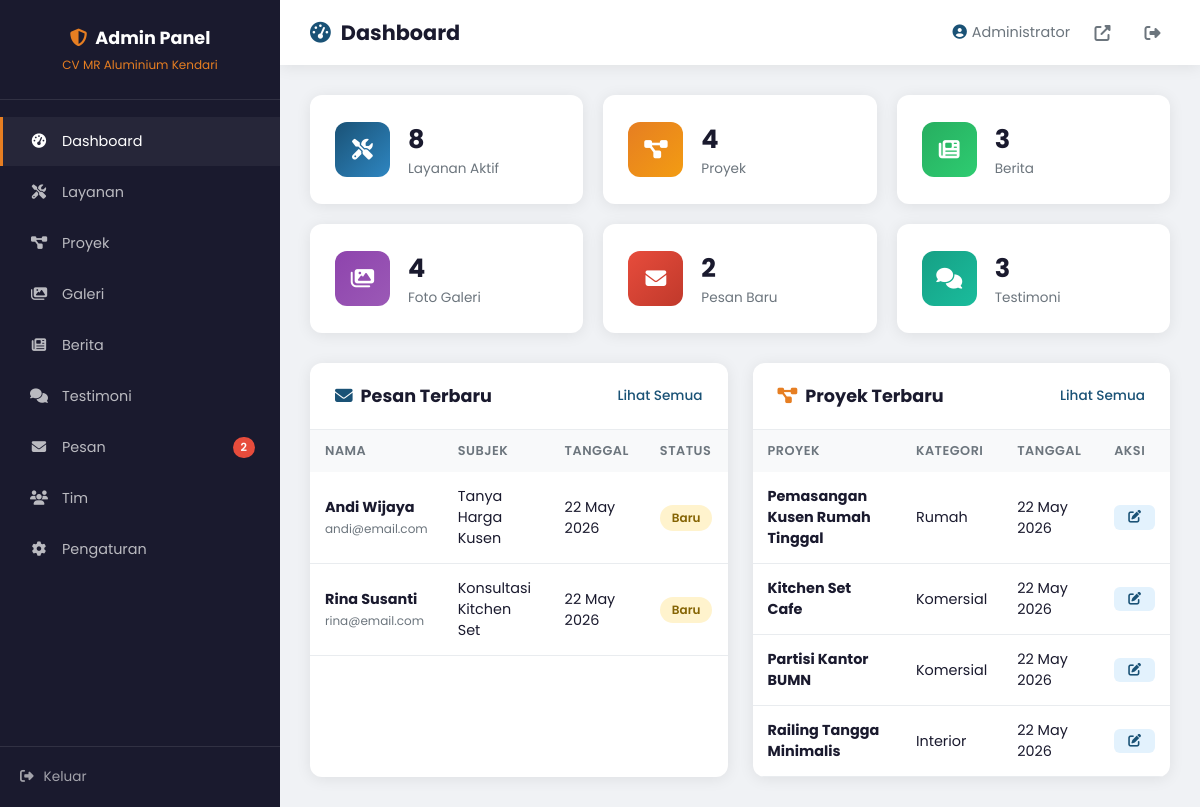
Page /admin/dashboard.php (signed in) on the committed database.
### tables this page shows
CREATE TABLE messages (
    id INT AUTO_INCREMENT PRIMARY KEY,
    name VARCHAR(200) NOT NULL,
    email VARCHAR(200),
    phone VARCHAR(20),
    subject VARCHAR(200),
    message TEXT,
    is_read TINYINT(1) DEFAULT 0,
    created_at TIMESTAMP DEFAULT CURRENT_TIMESTAMP
);

CREATE TABLE projects (
    id INT AUTO_INCREMENT PRIMARY KEY,
    title VARCHAR(200) NOT NULL,
    category VARCHAR(100),
    description TEXT,
    client_name VARCHAR(200),
    location VARCHAR(200),
    completion_date DATE,
    image VARCHAR(255),
    gallery TEXT,
    is_featured TINYINT(1) DEFAULT 0,
    is_active TINYINT(1) DEFAULT 1,
    created_at TIMESTAMP DEFAULT CURRENT_TIMESTAMP
);

### admin/dashboard.php (the view, shortened to what this page needs)
<?php
$db = getDB();
$stats = [
    'services' => $db->query("SELECT COUNT(*) FROM services WHERE is_active = 1")->fetchColumn(),
    'projects' => $db->query("SELECT COUNT(*) FROM projects WHERE is_active = 1")->fetchColumn(),
    'news' => $db->query("SELECT COUNT(*) FROM news WHERE is_active = 1")->fetchColumn(),
    'gallery' => $db->query("SELECT COUNT(*) FROM gallery WHERE is_active = 1")->fetchColumn(),
    'messages' => $db->query("SELECT COUNT(*) FROM messages WHERE is_read = 0")->fetchColumn(),
    'testimonials' => $db->query("SELECT COUNT(*) FROM testimonials WHERE is_active = 1")->fetchColumn()
];
$recentMessages = $db->query("SELECT * FROM messages ORDER BY created_at DESC LIMIT 5")->fetchAll();
$recentProjects = $db->query("SELECT * FROM projects ORDER BY created_at DESC LIMIT 5")->fetchAll();
?>
<!DOCTYPE html>
<html lang="id">
<head>
    <link rel="stylesheet" href="https://cdnjs.cloudflare.com/ajax/libs/font-awesome/6.5.1/css/all.min.css">
</head>
<body>
    <aside class="sidebar">
        <div class="sidebar-header">
            <h3><i class="fas fa-shield-alt" style="color:var(--secondary);margin-right:8px;"></i>Admin Panel</h3>
            <p>CV MR Aluminium Kendari</p>
        </div>
        <ul class="sidebar-menu">
            <li><a href="dashboard.php" class="active"><i class="fas fa-tachometer-alt"></i> Dashboard</a></li>
            <li><a href="services.php"><i class="fas fa-tools"></i> Layanan</a></li>
            <li><a href="projects.php"><i class="fas fa-project-diagram"></i> Proyek</a></li>
            <li><a href="gallery.php"><i class="fas fa-images"></i> Galeri</a></li>
            <li><a href="news.php"><i class="fas fa-newspaper"></i> Berita</a></li>
            <li><a href="testimonials.php"><i class="fas fa-comments"></i> Testimoni</a></li>
            <li><a href="messages.php"><i class="fas fa-envelope"></i> Pesan <?php if($stats['messages']>0): ?><span class="badge"><?php echo $stats['messages']; ?></span><?php endif; ?></a></li>
            <li><a href="team.php"><i class="fas fa-users"></i> Tim</a></li>
            <li><a href="settings.php"><i class="fas fa-cog"></i> Pengaturan</a></li>
        </ul>
        <div class="sidebar-footer">
            <a href="logout.php"><i class="fas fa-sign-out-alt"></i> Keluar</a>
        </div>
    </aside>
    <div class="main-content">
        <div class="top-bar">
            <h2><i class="fas fa-tachometer-alt" style="color:var(--primary);margin-right:10px;"></i>Dashboard</h2>
            <div class="user-menu">
                <span><i class="fas fa-user-circle" style="margin-right:5px;color:var(--primary);"></i><?php echo $_SESSION['admin_name']; ?></span>
                <a href="../index.php" target="_blank" title="Lihat Website"><i class="fas fa-external-link-alt"></i></a>
                <a href="logout.php" title="Keluar"><i class="fas fa-sign-out-alt"></i></a>
            </div>
        </div>
        <div class="content-area">
            <div class="stats-grid">
                <div class="stat-card">
                    <div class="stat-icon blue"><i class="fas fa-tools"></i></div>
                    <div class="stat-info">
                        <h3><?php echo $stats['services']; ?></h3>
                        <p>Layanan Aktif</p>
                    </div>
                </div>
                <div class="stat-card">
                    <div class="stat-icon orange"><i class="fas fa-project-diagram"></i></div>
                    <div class="stat-info">
                        <h3><?php echo $stats['projects']; ?></h3>
                        <p>Proyek</p>
                    </div>
                </div>
                <div class="stat-card">
                    <div class="stat-icon green"><i class="fas fa-newspaper"></i></div>
                    <div class="stat-info">
                        <h3><?php echo $stats['news']; ?></h3>
                        <p>Berita</p>
                    </div>
                </div>
                <div class="stat-card">
                    <div class="stat-icon purple"><i class="fas fa-images"></i></div>
                    <div class="stat-info">
                        <h3><?php echo $stats['gallery']; ?></h3>
                        <p>Foto Galeri</p>
                    </div>
                </div>
                <div class="stat-card">
                    <div class="stat-icon red"><i class="fas fa-envelope"></i></div>
                    <div class="stat-info">
                        <h3><?php echo $stats['messages']; ?></h3>
                        <p>Pesan Baru</p>
                    </div>
                </div>
                <div class="stat-card">
                    <div class="stat-icon teal"><i class="fas fa-comments"></i></div>
                    <div class="stat-info">
                        <h3><?php echo $stats['testimonials']; ?></h3>
                        <p>Testimoni</p>
                    </div>
                </div>
            </div>
            <div class="dashboard-grid">
                <div class="card">
                    <div class="card-header">
                        <h3><i class="fas fa-envelope" style="color:var(--primary);margin-right:8px;"></i>Pesan Terbaru</h3>
                        <a href="messages.php">Lihat Semua</a>
                    </div>
                    <div class="card-body" style="padding:0;">
                        <table class="data-table">
                            <thead>
                                <tr>
                                    <th>Nama</th>
                                    <th>Subjek</th>
                                    <th>Tanggal</th>
                                    <th>Status</th>
                                </tr>
                            </thead>
                            <tbody>
                                <?php foreach ($recentMessages as $msg): ?>
                                <tr>
                                    <td><strong><?php echo $msg['name']; ?></strong><br><small style="color:var(--gray);"><?php echo $msg['email']; ?></small></td>
                                    <td><?php echo $msg['subject'] ?: '-'; ?></td>
                                    <td><?php echo date('d M Y', strtotime($msg['created_at'])); ?></td>
                                    <td><span class="status-badge <?php echo $msg['is_read'] ? 'status-active' : 'status-new'; ?>"><?php echo $msg['is_read'] ? 'Dibaca' : 'Baru'; ?></span></td>
                                </tr>
                                <?php endforeach; ?>
                            </tbody>
                        </table>
                    </div>
                </div>
                <div class="card">
                    <div class="card-header">
                        <h3><i class="fas fa-project-diagram" style="color:var(--secondary);margin-right:8px;"></i>Proyek Terbaru</h3>
                        <a href="projects.php">Lihat Semua</a>
                    </div>
                    <div class="card-body" style="padding:0;">
                        <table class="data-table">
                            <thead>
                                <tr>
                                    <th>Proyek</th>
                                    <th>Kategori</th>
                                    <th>Tanggal</th>
                                    <th>Aksi</th>
                                </tr>
                            </thead>
                            <tbody>
                                <?php foreach ($recentProjects as $proj): ?>
                                <tr>
                                    <td><strong><?php echo $proj['title']; ?></strong></td>
                                    <td><?php echo $proj['category'] ?: '-'; ?></td>
                                    <td><?php echo date('d M Y', strtotime($proj['created_at'])); ?></td>
                                    <td>
                                        <a href="projects-edit.php?id=<?php echo $proj['id']; ?>" class="btn-sm btn-edit"><i class="fas fa-edit"></i></a>
                                    </td>
                                </tr>
                                <?php endforeach; ?>
                            </tbody>
                        </table>
                    </div>
                </div>
            </div>
        </div>
    </div>
</body>
</html>

### rows in the picture
messages: name "Andi Wijaya", email "andi@email.com", subject "Tanya Harga Kusen", created_at "22 May 2026", is_read "Baru"
messages: name "Rina Susanti", email "rina@email.com", subject "Konsultasi Kitchen Set", created_at "22 May 2026", is_read "Baru"
projects: title "Pemasangan Kusen Rumah Tinggal", category "Rumah", created_at "22 May 2026"
projects: title "Kitchen Set Cafe", category "Komersial", created_at "22 May 2026"
projects: title "Partisi Kantor BUMN", category "Komersial", created_at "22 May 2026"
projects: title "Railing Tangga Minimalis", category "Interior", created_at "22 May 2026"

### other values in the picture
$stats['messages'] "2"
$_SESSION['admin_name'] "Administrator"
$stats['services'] "8"
$stats['projects'] "4"
$stats['news'] "3"
$stats['gallery'] "4"
$stats['testimonials'] "3"
